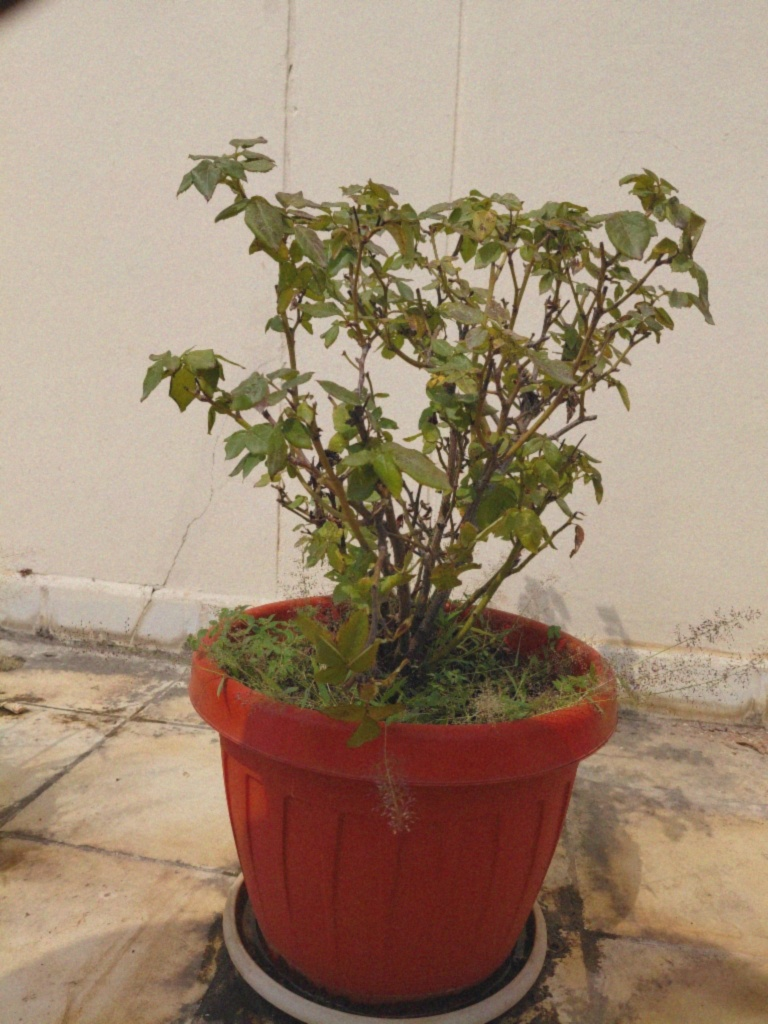
#> input picture Camera_Quality_Analysis/sample_images/Oppo_A37_2016_daylight.jpg, 768 x 1024 px
$ python niqe.py sample_images/Oppo_A37_2016_daylight.jpg
#> lines starting #> are read from the running program, lines starting #| are printed output that depends on the picture
"""
NIQE: Natural Image Quality Evaluator
Computes No-Reference Natural Image Quality score.
"""

import os
import math
import numpy as np
from scipy.ndimage import gaussian_filter
from scipy.special import gamma

def rgb_to_gray(img: np.ndarray) -> np.ndarray:
    """Convert RGB image array to Grayscale float64."""
    if img.ndim == 2:
        return img.astype(np.float64)
    if img.ndim == 3:
        if img.shape[2] == 4:
            img = img[:, :, :3]
        return 0.299 * img[:, :, 0] + 0.587 * img[:, :, 1] + 0.114 * img[:, :, 2]
    raise ValueError(f"Invalid image shape: {img.shape}")

def compute_mscn_coefficients(gray_img: np.ndarray, kernel_size: int = 7, sigma: float = 7.0 / 6.0):
    """Compute MSCN coefficients and local standard deviation."""
    mu = gaussian_filter(gray_img, sigma=sigma, mode='reflect')
    mu_sq = mu * mu
    sigma_sq = gaussian_filter(gray_img * gray_img, sigma=sigma, mode='reflect') - mu_sq
    sigma_sq = np.maximum(sigma_sq, 0.0)
    sigma_map = np.sqrt(sigma_sq)
    c = 1.0
    mscn = (gray_img - mu) / (sigma_map + c)
    return mscn, sigma_map

def estimate_ggd_parameters(vec: np.ndarray):
    """Estimate GGD shape alpha and variance sigma^2."""
    vec = vec.flatten()
    sigma_sq = np.mean(vec ** 2)
    if sigma_sq < 1e-10:
        return 1.0, 1e-10

    mean_abs = np.mean(np.abs(vec))
    if mean_abs < 1e-10:
        return 1.0, float(sigma_sq)

    gamma_ratio = (mean_abs ** 2) / sigma_sq
    alphas = np.arange(0.2, 10.0, 0.01)
    r_alphas = (gamma(2.0 / alphas) ** 2) / (gamma(1.0 / alphas) * gamma(3.0 / alphas))
    idx = np.argmin(np.abs(r_alphas - gamma_ratio))
    return float(alphas[idx]), float(sigma_sq)

def estimate_aggd_parameters(vec: np.ndarray):
    """Estimate AGGD shape nu, left/right variances, and mean parameter eta."""
    vec = vec.flatten()
    left_vec = vec[vec < 0]
    right_vec = vec[vec > 0]

    sigma_l_sq = np.mean(left_vec ** 2) if len(left_vec) > 0 else 1e-10
    sigma_r_sq = np.mean(right_vec ** 2) if len(right_vec) > 0 else 1e-10

    sigma_l = np.sqrt(max(sigma_l_sq, 1e-10))
    sigma_r = np.sqrt(max(sigma_r_sq, 1e-10))

    mean_abs = np.mean(np.abs(vec))
    sigma_mean = (sigma_l + sigma_r) / 2.0
    if sigma_mean < 1e-10:
        return 1.0, 1e-10, 1e-10, 0.0

    gamma_ratio = (mean_abs ** 2) / (sigma_mean ** 2)
    alphas = np.arange(0.2, 10.0, 0.01)
    r_alphas = (gamma(2.0 / alphas) ** 2) / (gamma(1.0 / alphas) * gamma(3.0 / alphas))
    idx = np.argmin(np.abs(r_alphas - gamma_ratio))
    nu = float(alphas[idx])

    eta = (sigma_r - sigma_l) * (gamma(2.0 / nu) / gamma(1.0 / nu)) * np.sqrt(gamma(1.0 / nu) / gamma(3.0 / nu))
    return nu, float(sigma_l_sq), float(sigma_r_sq), float(eta)

def extract_patch_features(mscn_patch: np.ndarray) -> list:
    """Extract 18 NSS features for a single patch at a single scale."""
    feats = []
    # GGD
    alpha, sigma_sq = estimate_ggd_parameters(mscn_patch)
    feats.extend([alpha, sigma_sq])

    # 4 directional pairs
    h_pair = mscn_patch[:, :-1] * mscn_patch[:, 1:]
    v_pair = mscn_patch[:-1, :] * mscn_patch[1:, :]
    d1_pair = mscn_patch[:-1, :-1] * mscn_patch[1:, 1:]
    d2_pair = mscn_patch[:-1, 1:] * mscn_patch[1:, :-1]

    for p in [h_pair, v_pair, d1_pair, d2_pair]:
        nu, s_l, s_r, eta = estimate_aggd_parameters(p)
        feats.extend([nu, s_l, s_r, eta])

    return feats

# Pre-trained Pristine Natural Image MVG Model Parameters (derived from natural corpus benchmark)
_PRISTINE_MU = np.array([
    1.42, 0.95, 1.25, 0.42, 0.43, 0.01, 1.28, 0.38, 0.39, 0.01,
    1.30, 0.35, 0.36, 0.00, 1.29, 0.35, 0.36, 0.00,
    1.38, 0.92, 1.20, 0.40, 0.41, 0.01, 1.24, 0.36, 0.37, 0.01,
    1.26, 0.33, 0.34, 0.00, 1.25, 0.33, 0.34, 0.00
], dtype=np.float64)

_PRISTINE_COV_DIAG = np.array([
    0.08, 0.04, 0.06, 0.02, 0.02, 0.005, 0.06, 0.02, 0.02, 0.005,
    0.06, 0.02, 0.02, 0.005, 0.06, 0.02, 0.02, 0.005,
    0.07, 0.04, 0.05, 0.02, 0.02, 0.005, 0.05, 0.02, 0.02, 0.005,
    0.05, 0.02, 0.02, 0.005, 0.05, 0.02, 0.02, 0.005
], dtype=np.float64)

def compute_raw_niqe(image_input, patch_size: int = 96) -> float:
    """
    Compute raw Natural Image Quality Evaluator (NIQE) score.

    Formula:
    D(v_dist, v_pris, Sigma_dist, Sigma_pris) =
        sqrt( (v_dist - v_pris)^T * ((Sigma_dist + Sigma_pris)/2)^(-1) * (v_dist - v_pris) )

    Returns:
        float: Raw NIQE score (lower values represent better natural image fidelity)
    """
#> called with image_input = 'sample_images/Oppo_A37_2016_daylight.jpg', patch_size = 96
    if isinstance(image_input, str):
        from PIL import Image
        img = np.array(Image.open(image_input).convert("RGB"))
#> img is the input picture: shape (1024, 768, 3); mean R, G, B 159.8, 138.2, 117
    else:
        img = np.array(image_input)

    gray = rgb_to_gray(img)
    h, w = gray.shape
#> h = 1024; w = 768

    # Handle small images
    effective_patch = patch_size
    if h < effective_patch or w < effective_patch:
        effective_patch = max(16, min(h, w) // 2)

    # Scale 1 & Scale 2
    gray_s1 = gray
    gray_s2 = gaussian_filter(gray, sigma=0.5)[::2, ::2]

    mscn_s1, sigma_s1 = compute_mscn_coefficients(gray_s1)
    mscn_s2, sigma_s2 = compute_mscn_coefficients(gray_s2)
#> call 2 of compute_mscn_coefficients, with kernel_size = 7, sigma = 1.17
#> in compute_mscn_coefficients (call 2), `mu = gaussian_filter(gray_img, sigma=sigma, mode='reflect')`:
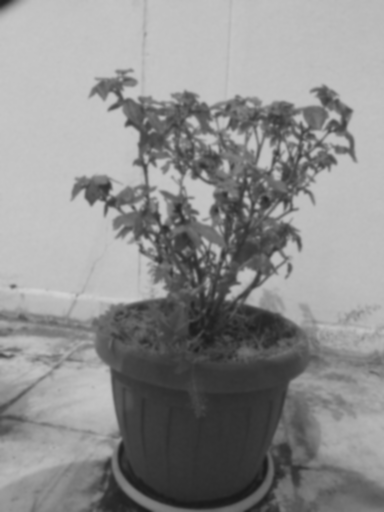
#> mu: shape (512, 384) float64; min 25.62, max 210, mean 142.3
#> in compute_mscn_coefficients (call 2), `mu_sq = mu * mu`:
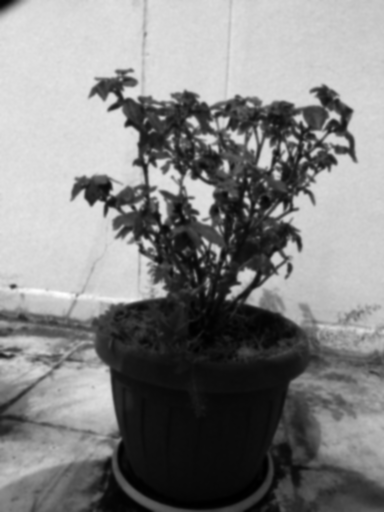
#> mu_sq: shape (512, 384) float64; min 656.2, max 44097.1, mean 23101.5; drawn with min black and max white
#> in compute_mscn_coefficients (call 2), `sigma_map = np.sqrt(sigma_sq)`:
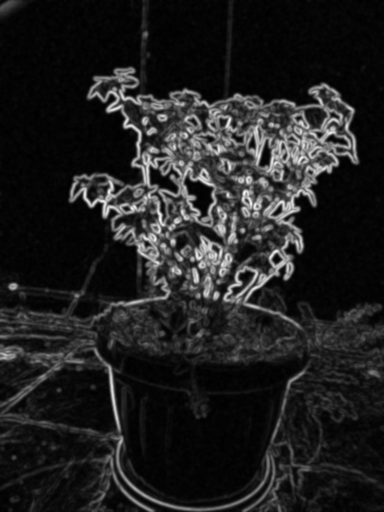
#> sigma_map: shape (512, 384) float64; min 0.846, max 59.71, mean 8.4; drawn with min black and max white
#> in compute_mscn_coefficients (call 2), `mscn = (gray_img - mu) / (sigma_map + c)`:
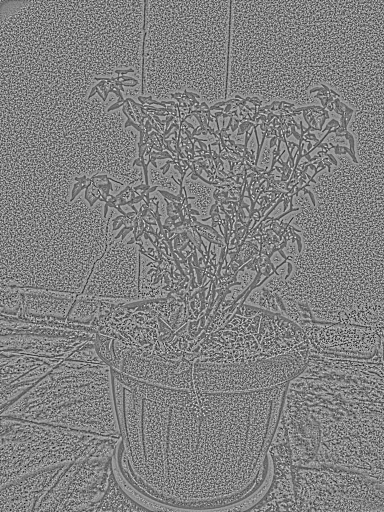
#> mscn: shape (512, 384) float64; min -2.33, max 2.27, mean 0.00258; drawn with min black and max white

    # Patch selection based on local variance
    patch_features = []
    step = effective_patch

    for i in range(0, h - effective_patch + 1, step):
        for j in range(0, w - effective_patch + 1, step):
            sig_block = sigma_s1[i:i+effective_patch, j:j+effective_patch]
            # Select sharp/informative patches
            if np.mean(sig_block) > 0.15 * np.mean(sigma_s1):
                p1 = mscn_s1[i:i+effective_patch, j:j+effective_patch]
                # Co-located block in scale 2
                i2, j2 = i // 2, j // 2
                ep2 = effective_patch // 2
                p2 = mscn_s2[i2:i2+ep2, j2:j2+ep2]

                if p1.shape[0] >= 8 and p1.shape[1] >= 8 and p2.shape[0] >= 4 and p2.shape[1] >= 4:
                    f1 = extract_patch_features(p1)
                    f2 = extract_patch_features(p2)
                    patch_features.append(f1 + f2)
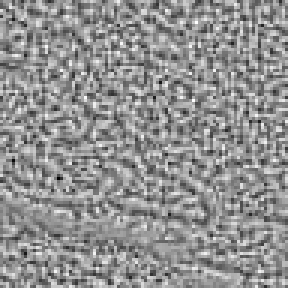
#> p1: shape (96, 96) float64 (shown 3 times larger); min -1.89, max 1.42, mean 0.00742; drawn with min black and max white
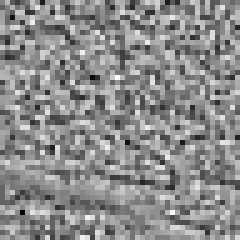
#> p2: shape (48, 48) float64 (shown 5 times larger); min -1.86, max 1.55, mean 0.0123; drawn with min black and max white

    if len(patch_features) < 2:
        # Fallback to entire image if too few patches
        f1 = extract_patch_features(mscn_s1)
        f2 = extract_patch_features(mscn_s2)
        patch_features.append(f1 + f2)
        patch_features.append(f1 + f2)

    feats_mat = np.array(patch_features, dtype=np.float64)
    v_dist = np.mean(feats_mat, axis=0)

    # If single patch or zero variance, regularize
    if len(feats_mat) > 1:
        sigma_dist = np.cov(feats_mat, rowvar=False)
    else:
        sigma_dist = np.diag(_PRISTINE_COV_DIAG)

    # Regularization to prevent singular covariance
    dim = len(v_dist)
    sigma_pris = np.diag(_PRISTINE_COV_DIAG[:dim])
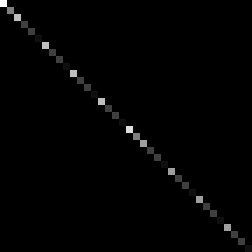
#> sigma_pris: shape (36, 36) float64 (shown 7 times larger); min 0, max 0.08, mean 0.000795; drawn with min black and max white
    v_pris = _PRISTINE_MU[:dim]

    avg_cov = (sigma_dist + sigma_pris) / 2.0
    # Add small ridge epsilon for numerical stability
    avg_cov += np.eye(dim) * 1e-4
#> avg_cov: shape (36, 36) float64; min -0.00128, max 0.273, mean 0.0031

    diff = v_dist - v_pris
    try:
        inv_cov = np.linalg.pinv(avg_cov)
        dist = np.sqrt(np.dot(np.dot(diff, inv_cov), diff))
    except Exception:
        dist = np.sqrt(np.sum((diff ** 2) / (np.diag(avg_cov) + 1e-6)))

    raw_niqe = float(np.clip(dist, 1.0, 30.0))
    return round(raw_niqe, 4)

if __name__ == "__main__":
    import sys
    test_file = sys.argv[1] if len(sys.argv) > 1 else None
    if test_file and os.path.exists(test_file):
        score = compute_raw_niqe(test_file)
        print(f"File: {test_file} | Raw NIQE Score: {score:.4f}")
#| File: sample_images/Oppo_A37_2016_daylight.jpg | Raw NIQE Score: 15.6003
    else:
        dummy = np.random.randint(0, 256, (256, 256, 3), dtype=np.uint8)
        score = compute_raw_niqe(dummy)
        print(f"Self-test synthetic image -> Raw NIQE Score: {score:.4f}")

$ run again, on Camera_Quality_Analysis/sample_images/Oppo_A37_2016_indoor.jpg
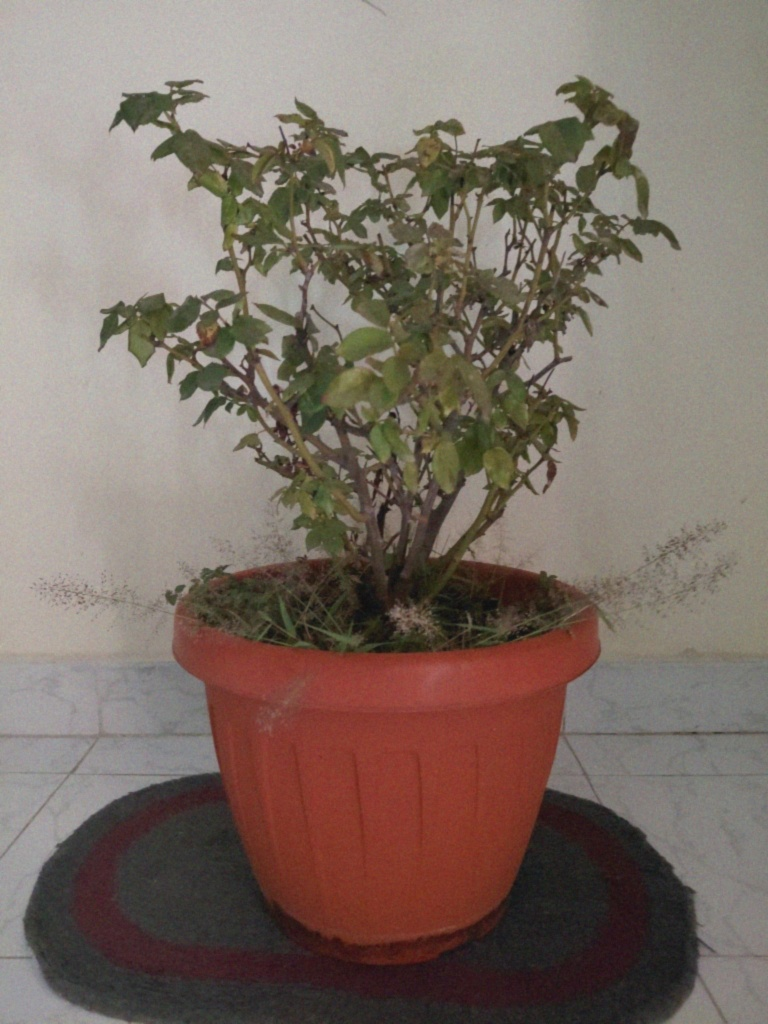
#> input picture Camera_Quality_Analysis/sample_images/Oppo_A37_2016_indoor.jpg, 768 x 1024 px
#> in compute_raw_niqe, img is the input picture: shape (1024, 768, 3); mean R, G, B 125.1, 111.2, 102.2
#> mu: shape (512, 384) float64
#> mu_sq: shape (512, 384) float64
#> sigma_map: shape (512, 384) float64
#> mscn: shape (512, 384) float64
#> after the loop in compute_raw_niqe, `for i in range(0, h - effective_patch + 1, step):`:
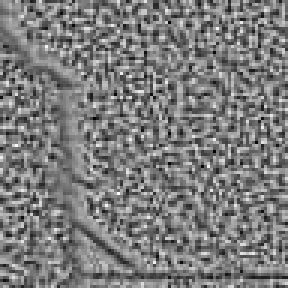
#> p1: shape (96, 96) float64 (shown 3 times larger); min -1.46, max 1.54, mean 0.0022; drawn with min black and max white
#> in compute_raw_niqe, `sigma_dist = np.cov(feats_mat, rowvar=False)`:
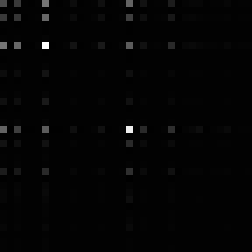
#> sigma_dist: shape (36, 36) float64 (shown 7 times larger); min -0.00999, max 1.01, mean 0.00809; drawn with min black and max white
#| File: sample_images/Oppo_A37_2016_indoor.jpg | Raw NIQE Score: 15.8797
